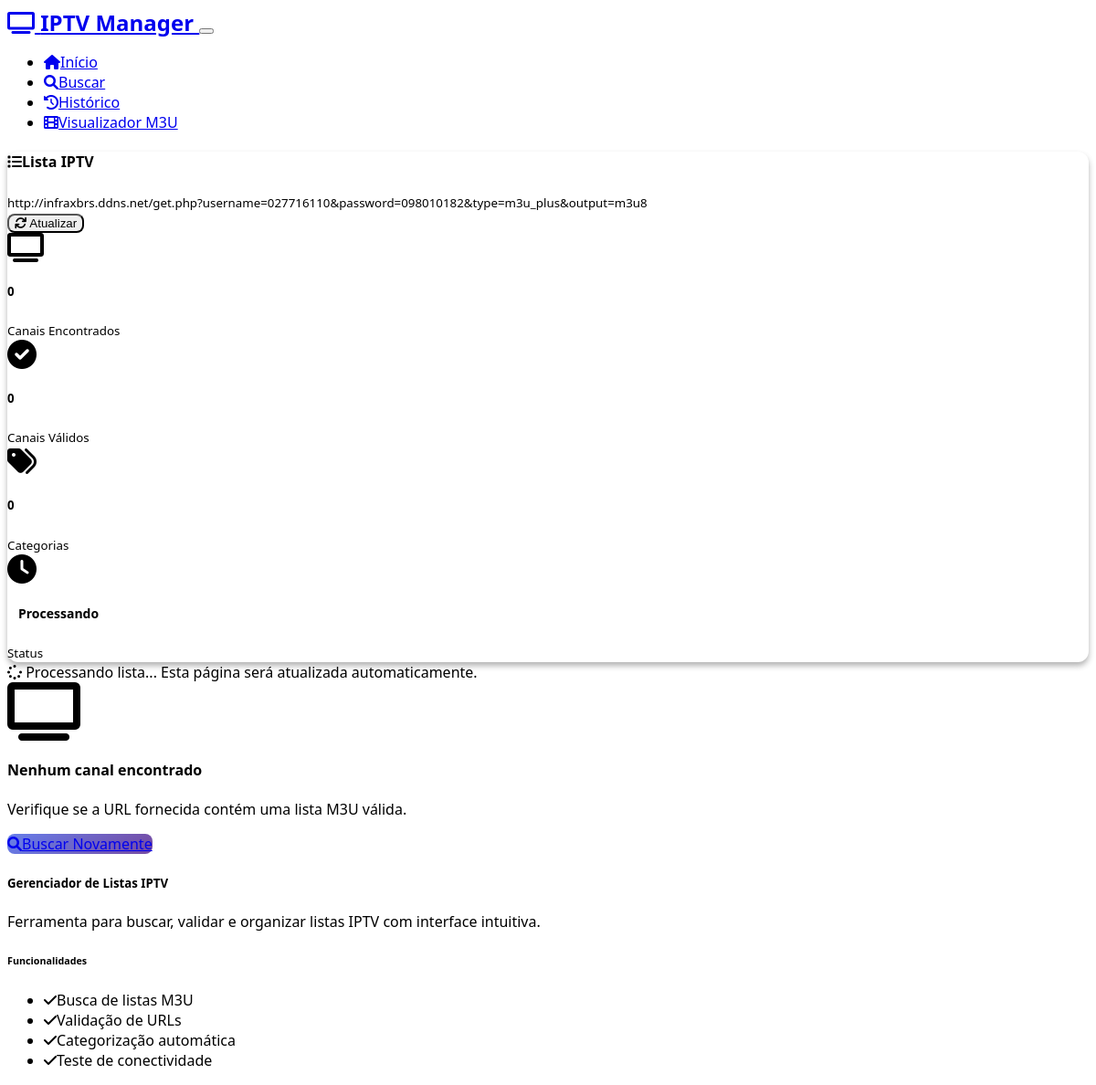
The page /validate/3 on the database its author committed.
### models.py (models this page shows)
class SearchHistory(db.Model):
    id: Mapped[int] = mapped_column(Integer, primary_key=True)
    url: Mapped[str] = mapped_column(String(500), nullable=False)
    title: Mapped[str] = mapped_column(String(200), nullable=True)
    channels_found: Mapped[int] = mapped_column(Integer, default=0)
    valid_channels: Mapped[int] = mapped_column(Integer, default=0)
    search_date: Mapped[datetime] = mapped_column(DateTime, default=datetime.utcnow)
    status: Mapped[str] = mapped_column(String(50), default='pending')

### routes.py (the view)
@app.route('/validate/<int:search_id>')
def validate(search_id):
    search_entry = SearchHistory.query.get_or_404(search_id)
    channels = Channel.query.filter_by(search_history_id=search_id).all()
    categories = {}
    for channel in channels:
        category = channel.category or 'Sem Categoria'
        if category not in categories:
            categories[category] = []
        categories[category].append(channel)
    return render_template('validate.html', search_entry=search_entry, categories=categories)

### templates/validate.html (shortened to what this page needs)
{% extends "base.html" %}
{% block content %}
<div class="row">
    <div class="col-12">
        <div class="card mb-4">
            <div class="card-header d-flex justify-content-between align-items-center">
                <div>
                    <h4 class="card-title mb-0">
                        <i class="fas fa-list me-2"></i>{{ search_entry.title or 'Lista IPTV' }}
                    </h4>
                    <small class="text-muted">{{ search_entry.url }}</small>
                </div>
                <div class="d-flex gap-2">
                    <button class="btn btn-outline-primary btn-sm" onclick="refreshStatus()">
                        <i class="fas fa-refresh"></i> Atualizar
                    </button>
                </div>
            </div>
            <div class="card-body">
                <div class="row">
                    <div class="col-md-3">
                        <div class="d-flex align-items-center">
                            <i class="fas fa-tv fa-2x text-primary me-3"></i>
                            <div>
                                <h5 class="mb-0" id="channels-found">{{ search_entry.channels_found }}</h5>
                                <small class="text-muted">Canais Encontrados</small>
                            </div>
                        </div>
                    </div>
                    <div class="col-md-3">
                        <div class="d-flex align-items-center">
                            <i class="fas fa-check-circle fa-2x text-success me-3"></i>
                            <div>
                                <h5 class="mb-0" id="valid-channels">{{ search_entry.valid_channels }}</h5>
                                <small class="text-muted">Canais Válidos</small>
                            </div>
                        </div>
                    </div>
                    <div class="col-md-3">
                        <div class="d-flex align-items-center">
                            <i class="fas fa-tags fa-2x text-info me-3"></i>
                            <div>
                                <h5 class="mb-0">{{ categories|length }}</h5>
                                <small class="text-muted">Categorias</small>
                            </div>
                        </div>
                    </div>
                    <div class="col-md-3">
                        <div class="d-flex align-items-center">
                            <i class="fas fa-clock fa-2x text-warning me-3"></i>
                            <div>
                                <h5 class="mb-0">
                                    <span id="status-badge" class="badge
                                        {% if search_entry.status == 'completed' %}bg-success
                                        {% elif search_entry.status == 'processing' %}bg-warning
                                        {% else %}bg-danger
                                        {% endif %}">
                                        {% if search_entry.status == 'completed' %}Concluído
                                        {% elif search_entry.status == 'processing' %}Processando
                                        {% else %}Erro
                                        {% endif %}
                                    </span>
                                </h5>
                                <small class="text-muted">Status</small>
                            </div>
                        </div>
                    </div>
                </div>
            </div>
        </div>
        {% if search_entry.status == 'processing' %}
        <div class="alert alert-info" id="processing-alert">
            <i class="fas fa-spinner fa-spin me-2"></i>
            Processando lista... Esta página será atualizada automaticamente.
        </div>
        {% endif %}
        {% if categories %}
        <div class="row">
            {% for category, channels in categories.items() %}
            <div class="col-12 mb-4">
                <div class="card">
                    <div class="card-header d-flex justify-content-between align-items-center">
                        <h5 class="card-title mb-0">
                            <i class="fas fa-folder me-2"></i>{{ category }}
                            <span class="badge bg-secondary ms-2">{{ channels|length }}</span>
                        </h5>
                        <button class="btn btn-sm btn-outline-primary" type="button" data-bs-toggle="collapse" data-bs-target="#category-{{ loop.index }}">
                            <i class="fas fa-chevron-down"></i>
                        </button>
                    </div>
                    <div class="collapse show" id="category-{{ loop.index }}">
                        <div class="card-body">
                            <div class="row">
                                {% for channel in channels %}
                                <div class="col-md-6 col-lg-4 mb-3">
                                    <div class="card h-100">
                                        <div class="card-body">
                                            <div class="d-flex justify-content-between align-items-start mb-2">
                                                <h6 class="card-title mb-0">{{ channel.name }}</h6>
                                                <div class="dropdown">
                                                    <button class="btn btn-sm btn-outline-secondary" type="button" data-bs-toggle="dropdown">
                                                        <i class="fas fa-ellipsis-v"></i>
                                                    </button>
                                                    <ul class="dropdown-menu">
                                                        <li><a class="dropdown-item" href="#" onclick="testChannel({{ channel.id }})">
                                                            <i class="fas fa-play me-2"></i>Testar Canal
                                                        </a></li>
                                                        <li><a class="dropdown-item" href="{{ channel.url }}" target="_blank">
                                                            <i class="fas fa-external-link-alt me-2"></i>Abrir URL
                                                        </a></li>
                                                    </ul>
                                                </div>
                                            </div>
                                            <div class="mb-2">
                                                {% if channel.is_working == True %}
                                                    <span class="badge bg-success">
                                                        <i class="fas fa-check me-1"></i>Funcionando
                                                    </span>
                                                {% elif channel.is_working == False %}
                                                    <span class="badge bg-danger">
                                                        <i class="fas fa-times me-1"></i>Não Funciona
                                                    </span>
                                                {% else %}
                                                    <span class="badge bg-warning">
                                                        <i class="fas fa-clock me-1"></i>Testando
                                                    </span>
                                                {% endif %}
                                            </div>
                                            {% if channel.logo %}
                                            <div class="mb-2">
                                                <img src="{{ channel.logo }}" alt="Logo" class="img-thumbnail" style="max-width: 60px; max-height: 40px;">
                                            </div>
                                            {% endif %}
                                            <small class="text-muted">
                                                {% if channel.last_checked %}
                                                    Testado em: {{ channel.last_checked.strftime('%d/%m %H:%M') }}
                                                {% endif %}
                                            </small>
                                        </div>
                                    </div>
                                </div>
                                {% endfor %}
                            </div>
                        </div>
                    </div>
                </div>
            </div>
            {% endfor %}
        </div>
        {% else %}
        <div class="text-center py-5">
            <i class="fas fa-tv fa-4x text-muted mb-3"></i>
            <h4>Nenhum canal encontrado</h4>
            <p class="text-muted">Verifique se a URL fornecida contém uma lista M3U válida.</p>
            <a href="{{ url_for('search') }}" class="btn btn-primary">
                <i class="fas fa-search me-2"></i>Buscar Novamente
            </a>
        </div>
        {% endif %}
    </div>
</div>
{% endblock %}

### static/css/style.css (style rules this page uses)
:root { --primary-gradient: linear-gradient(135deg, #667eea 0%, #764ba2 100%); --success-gradient: linear-gradient(135deg, #4facfe 0%, #00f2fe 100%); --warning-gradient: linear-gradient(135deg, #fa709a 0%, #fee140 100%); }
body { font-family: 'Segoe UI', Tahoma, Geneva, Verdana, sans-serif; background-color: var(--bs-dark); color: var(--bs-light); }
.card { border: none; border-radius: 12px; background: var(--bs-dark); box-shadow: 0 4px 6px rgba(0, 0, 0, 0.3); transition: transform 0.2s ease, box-shadow 0.2s ease; }
.card-header { background: var(--bs-dark); border-bottom: 1px solid var(--bs-gray-700); border-radius: 12px 12px 0 0 !important; }
.badge { font-size: 0.875rem; padding: 0.5rem 0.75rem; border-radius: 6px; }
.btn { border-radius: 8px; font-weight: 500; transition: all 0.2s ease; }
.btn-primary { background: var(--primary-gradient); border: none; }
.alert { border-radius: 8px; border: none; }

### rows shown on the page
SearchHistory: title "Lista IPTV", url "http://infraxbrs.ddns.net/get.php?username=027716110&password=098010182&type=m3u_plus&output=m3u8", channels_found "0", valid_channels "0"

### other values the page prints
{{ categories|length }} "0"
